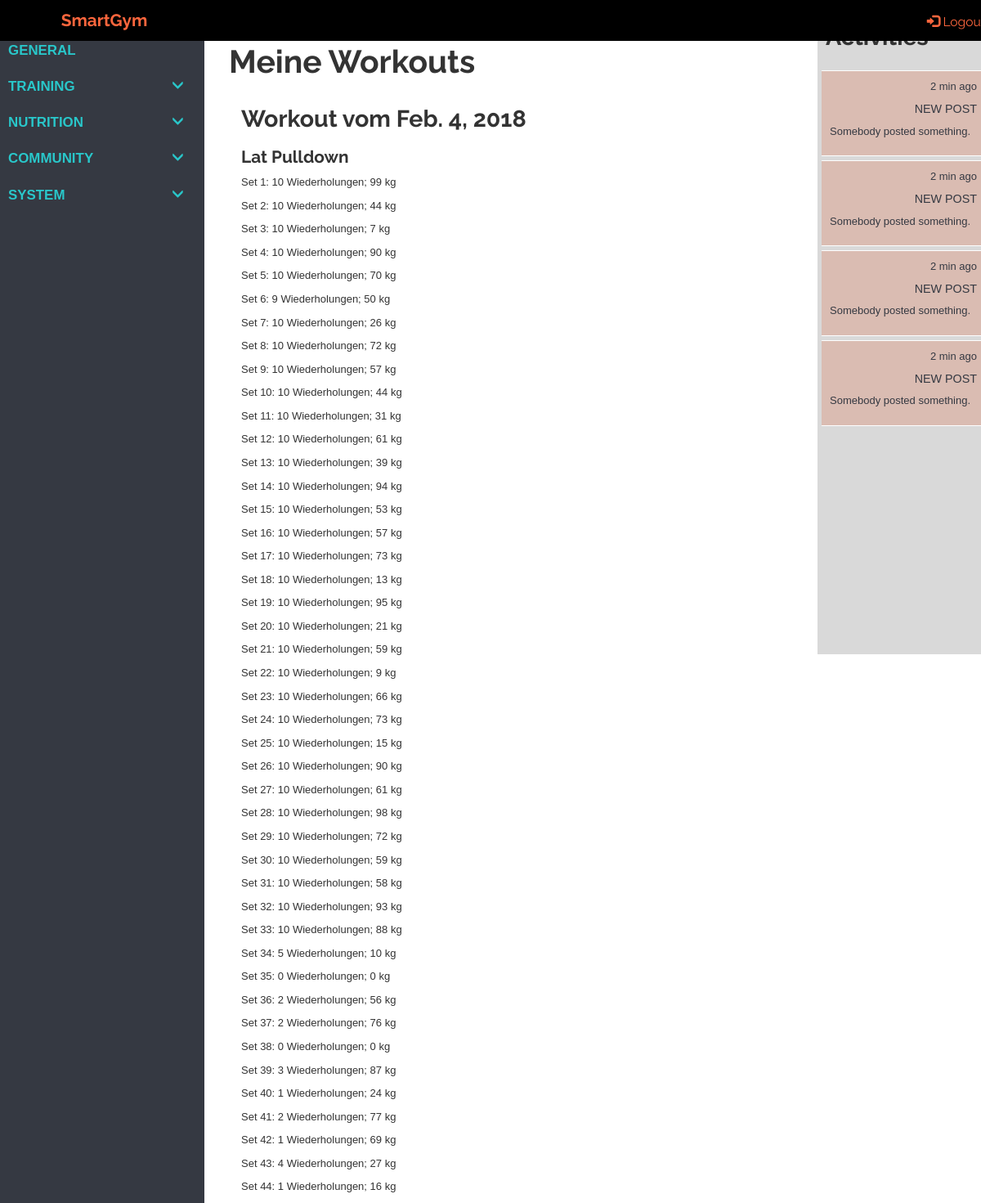
/tracker/training_units/1 (signed in), run on an earlier commit of the app's database.
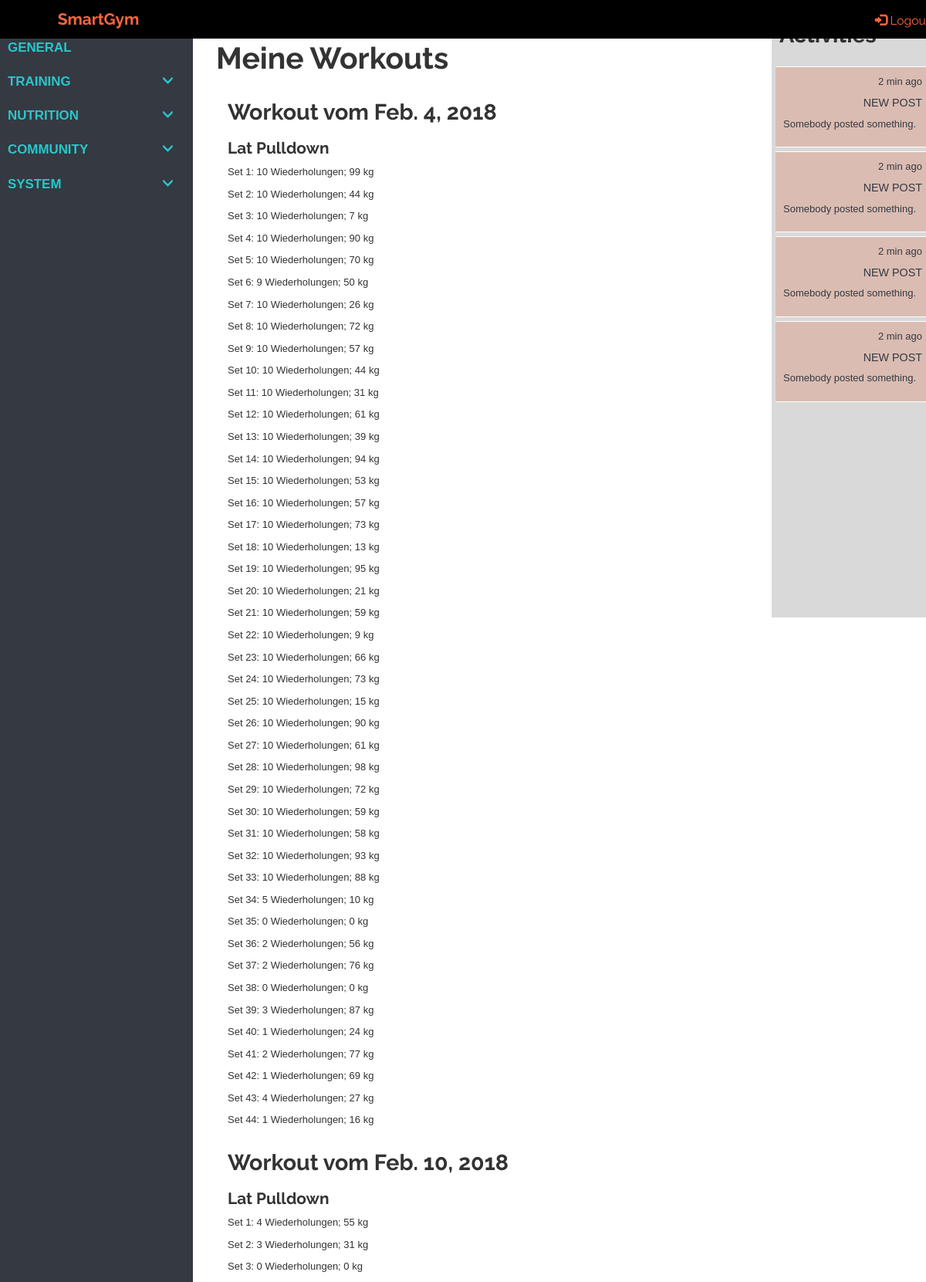
And on a later commit of the database.
### tracker/models.py (models this page shows, shortened)
class TrainUnit(models.Model, LoginRequiredMixin):
    login_url = '/login/'
    id = models.UUIDField(primary_key=True, default=uuid.uuid4)
    start_time_date = models.DateTimeField(null=False, blank=False)
    end_time_date = models.DateTimeField(null=False, blank=False)
    date = models.DateField(null=False, blank=False)
    user = models.ForeignKey(UserProfile, on_delete=models.CASCADE)
    exercise_units = models.ManyToManyField('ExerciseUnit', related_name='+', blank=True)

class ExerciseUnit(models.Model):
    id = models.UUIDField(primary_key=True, default=uuid.uuid4)
    time_date = models.DateTimeField(null=False, blank=False)
    train_unit = models.ForeignKey(TrainUnit, on_delete=models.CASCADE)
    exercise = models.ForeignKey(Exercise, on_delete=models.CASCADE)

class Exercise(models.Model):
    name = models.CharField(max_length=100, primary_key=True)
    description = models.CharField(max_length=1000, help_text="Insert short description here.")
    muscles = models.ManyToManyField('Muscle', help_text="Muscles trained by the exercise.")
    equipment_machine = models.ManyToManyField('Equipment', help_text="Necessary equipment for the exercise.", blank=True)
    def __str__(self):
        return self.name

class Set(models.Model):
    id = models.UUIDField(primary_key=True, default=uuid.uuid4)
    date_time = models.DateTimeField(default=timezone.now, null=False, blank=False)
    exercise_unit = models.ForeignKey(ExerciseUnit, on_delete=models.CASCADE)
    repetitions = models.IntegerField(blank=False)
    weight = models.IntegerField(blank=False)

### tracker/views/views.py (the view)
# urls.py: url(r'^training_units/(?P<pk>\d+)$', views.TrainingUnitsList.as_view(), name='training_units'),
class TrainingUnitsList(LoginRequiredMixin, generic.ListView):
    model = TrainUnit
    context_object_name = 'training_units'
    template_name = 'tracker/User/training_units.html'
    def get_context_data(self, **kwargs):
        context = super().get_context_data(**kwargs)
        context['base_template'] = 'tracker/User/user_tracker_base.html'
        return context
    def get_queryset(self):
        return TrainUnit.objects.filter(user=self.request.user.userprofile)

### tracker/templates/tracker/User/training_units.html (shortened to what this page needs)
{% extends base_template %}
{% block extra_head %}
{% load static %}
<link rel="stylesheet" href="{% static 'css/style.css' %}">
{% endblock %}
{% block site_content %}
<div class="container background-col">
    <div class="row full-height">
        <div class="col-xs-12 col-sm-12 col-md-12 col-lg-12 padding-0">
            <div class="row row-eq-height">
                <h1>Meine Workouts</h1>
            </div>
        </div>
        <div class="col-xs-12 col-sm-12 col-md-12 col-lg-12">
            {% for train_unit in training_units %}
                <div class="row">
                    <h2>Workout vom {{ train_unit.date }}</h2>
                    {% for exercise_unit in train_unit.exercise_units.all %}
                        <h3>{{ exercise_unit.exercise }}</h3>
                        {% for set in exercise_unit.set_set.all %}
                            <p>Set {{ forloop.counter }}: {{ set.repetitions }} Wiederholungen; {{ set.weight }} kg</p>
                        {% endfor %}
                    {% endfor %}
                </div>
            {% endfor %}
        </div>
    </div>
</div>
{% endblock %}

### tracker/templates/tracker/User/user_tracker_base.html (shortened to what this page needs)
{% extends "tracker/tracker_base.html" %}
{% block sidebar_content %}
                <li class="sidebar-category">
                    <div class="sidebar-category-header">
                        <a href="{% url 'activities' user.id %}">general</a>
                    </div>
                </li>
                <li class="sidebar-category">
                    <div class="sidebar-category-header">
                        <a href="#training-subnav" data-toggle="collapse" aria-expanded="false">Training</a>
                    </div>
                </li>
                <li class="sidebar-category">
                    <div class="sidebar-category-header">
                        <a href="#nutrition-subnav" data-toggle="collapse" aria-expanded="false">Nutrition</a>
                    </div>
                </li>
                <li class="sidebar-category">
                    <div class="sidebar-category-header">
                        <a href="#community-subnav" data-toggle="collapse" aria-expanded="false">Community</a>
                    </div>
                </li>
                <li class="sidebar-category">
                    <div class="sidebar-category-header">
                        <a href="#system-subnav" data-toggle="collapse" aria-expanded="false">system</a>
                    </div>
                </li>
{% endblock %}

### tracker/templates/tracker/tracker_base.html (shortened to what this page needs)
<!DOCTYPE html>
<html lang="en">
<head>
  <link rel="stylesheet" href="https://maxcdn.bootstrapcdn.com/bootstrap/3.3.7/css/bootstrap.min.css">
  {% load static %}
  <link rel="stylesheet" href="{% static 'tracker/css/tracker_style.css' %}">
  {% block extra_head %}
  {% endblock %}
</head>
<body>
            <nav class="navbar navbar-fixed-top">
                <div class="container-fluid" id="header-container">
                    <div class="navbar-header">
                        <a class="navbar-brand" href="/tracker/">SmartGym</a>
                    </div>
                    <div class="nav navbar-nav navbar-right">
                        <a href="{% url 'logout'%}?next={{request.path}}"><span class="glyphicon glyphicon-log-in"></span> Logout</a>
                    </div>
                </div>
            </nav>
        <div id="toggle-wrapper" class="container-fluid toggled">
        <div id="sidebar-wrapper">
            <ul class="sidebar-nav">
                {% block sidebar_content %}
                {% endblock %}
            </ul>
        </div>
        <div id="page-content-wrapper">
            <div class="container-fluid">
                <div class="row" id="page-row">
                    <div class="col-xs-12 col-sm-12 col-md-9 col-lg-10" id="content">
                            <a href="#menu-toggle" class="btn btn-secondary" id="menu-toggle">Toggle Menu</a>
                            {% block site_content %}
                            {% endblock %}
                    </div>
                    <div class="hidden-xs hidden-sm col-md-3 col-lg-2 full-height" id="activity-bar">
                        <div class="activity-header">
                            <h2>Activities</h2>
                        </div>
                        <div class="activities">
                            <div class="activity">
                                <div class="activity-log">
                                    <p>2 min ago</p>
                                </div>
                                <div class="activity-content">
                                    <h5>new post</h5>
                                    <p>Somebody posted something.</p>
                                </div>
                            </div>
                            <div class="activity">
                                <div class="activity-log">
                                    <p>2 min ago</p>
                                </div>
                                <div class="activity-content">
                                    <h5>new post</h5>
                                    <p>Somebody posted something.</p>
                                </div>
                            </div>
                            <div class="activity">
                                <div class="activity-log">
                                    <p>2 min ago</p>
                                </div>
                                <div class="activity-content">
                                    <h5>new post</h5>
                                    <p>Somebody posted something.</p>
                                </div>
                            </div>
                            <div class="activity">
                                <div class="activity-log">
                                    <p>2 min ago</p>
                                </div>
                                <div class="activity-content">
                                    <h5>new post</h5>
                                    <p>Somebody posted something.</p>
                                </div>
                            </div>
                        </div>
                    </div>
                </div>
            </div>
        </div>
    </div>
    {% load static %}
</body>
</html>

### tracker/static/tracker/css/tracker_style.css (style rules this page uses)
html, body { height: 100%; min-height: 100%; width: 100%; min-width: 100%; margin: 0px; max-width: 100%; padding: 0px; font-family: TrajanPro-Regular, 'Lucida Grande', sans-serif; overflow-x: hidden; }
h2 { font-size: 2.0rem; }
body { padding-top: 50px; }
@media only screen and (min-width: 701px) and (max-width: 1280px) { html, body { font-size: 13px; } }
#toggle-wrapper { padding: 0; -webkit-transition: all 0.5s ease; -moz-transition: all 0.5s ease; -o-transition: all 0.5s ease; transition: all 0.5s ease; }
#toggle-wrapper.toggled { padding-left: 250px; }
#sidebar-wrapper { z-index: 1000; position: fixed; left: 250px; width: 0; height: 100%; margin-left: -250px; overflow-y: auto; background: rgb(53, 57, 66); -webkit-transition: all 0.5s ease; -moz-transition: all 0.5s ease; -o-transition: all 0.5s ease; transition: all 0.5s ease; }
#toggle-wrapper.toggled #sidebar-wrapper { width: 250px; }
#page-content-wrapper { width: 100%; position: absolute; padding: 15px; }
#toggle-wrapper.toggled #page-content-wrapper { position: absolute; margin-right: -250px; }
.navbar { background: rgb(53, 57, 66); height: 50px; }
.navbar-header a { font-size: 1.6rem; font-weight: bold; color: rgb(252, 102, 61); width: 265px; text-align: center; }
.navbar-header { background-color: black; min-height: 100%; }
#header-container { margin-right: 2.0rem; }
.navbar-right { color: rgb(252, 102, 61); font-size: 1.6rem; }
.navbar-right a { color: rgb(252, 102, 61); font-size: 1.2rem; }
.sidebar-nav { position: absolute; top: 0; width: 250px; margin: 0px; padding: 0px; list-style: none; color: rgb(217, 217, 217); font-height: 1.1rem; padding-top: 40px; }
.sidebar-nav a { text-transform: uppercase; text-decoration: none; color: rgb(217, 217, 217); font-weight: bold; }
.sidebar-category { margin-top: 10px; margin-bottom: 20px; margin-left: 10px; font-weight: bold; text-transform: uppercase; }
.sidebar-category-header a { font-size: 1.3rem; color: rgb(41, 199, 202); margin-bottom: 5px; }
a[data-toggle="collapse"] { position: relative; }
a[aria-expanded="false"]::before, a[aria-expanded="true"]::before { content: '\e259'; display: block; position: absolute; left: 200px; font-family: 'Glyphicons Halflings'; font-size: 1.1rem; }
@media (min-width:768px) { #toggle-wrapper { padding-left: 0; } }
@media (min-width:768px) { #toggle-wrapper.toggled { padding-left: 250px; } }
@media (min-width:768px) { #sidebar-wrapper { width: 0; } }
@media (min-width:768px) { #toggle-wrapper.toggled #sidebar-wrapper { width: 250px; } }
@media (min-width:768px) { #page-content-wrapper { padding: 0px; position: relative; } }
@media (min-width:768px) { #toggle-wrapper.toggled #page-content-wrapper { position: relative; margin-right: 0; } }
#activity-bar { background-color: rgb(217, 217, 217); min-height: calc(100vh - 50px); right: 0; position: fixed; padding: 0px; max-height: 100%; }
.activity-header { padding: 10px; }
.activities { height: auto; overflow: scroll; -webkit-overflow-scrolling: touch; -ms-overflow-style: none; max-height: 100%; }
.activity { padding: 6px; margin: 0px; border-top: 1px solid white; border-bottom: 1px solid white; color: rgb(53, 57, 66); height: auto; width: 100%; }
.activity h5 { font-size: 1.1rem; text-transform: uppercase; }
.activity-log { font-size: 0.7rem; text-align: right; }
#page-row { min-height: 100vh; margin: 0px; padding: 0px; }
.container-fluid { margin: 0px; padding: 0px; }
.full-height { min-height: 100%; height: 100%; }

What changed in the data, as far as the page shows it:
added TrainUnit: date "Feb. 10, 2018"
added ExerciseUnit: exercise "Lat Pulldown", shown under "Feb. 10, 2018"
added Set: repetitions "4", weight "55", shown under "Lat Pulldown"
added Set: repetitions "3", weight "31", shown under "Lat Pulldown"
added Set: repetitions "0", weight "0", shown under "Lat Pulldown"
